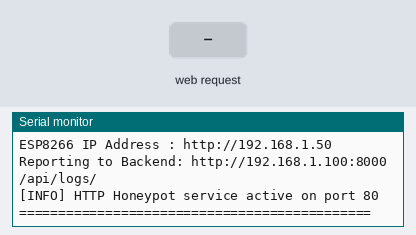
A sketch run on a simulated ESP8266 (NodeMCU). On the bench: the last lines printed to the serial monitor. The test bench sets the inputs (shaded band). WiFi joins after 1.5 s; servers stay silent unless stated; uploads are accepted with an empty reply.

Above: at 3.2 s.
3.3 s: HTTP request GET /cgi-bin/status received
At 4.2 s:
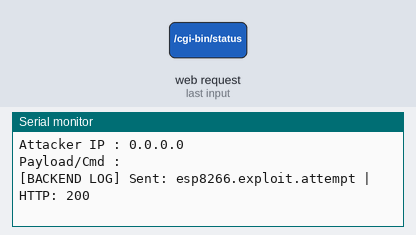
4.8 s: HTTP request GET /cgi-bin/status?cmd=1 received
At 4.96 s:
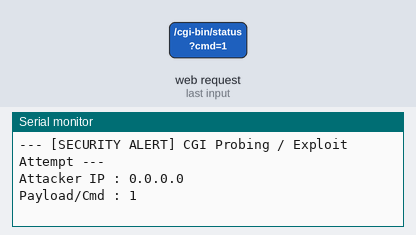

Measured:
- after the input at 3.3 s, the serial monitor: prints a new line at once (image 1)
- after the input at 4.8 s, the serial monitor: prints a new line at once (image 2)

The sketch:

esp8266.ino
```cpp
#include <ESP8266HTTPClient.h>
#include <ESP8266WebServer.h>
#include <ESP8266WiFi.h>
#include <WiFiClient.h>

// ====================================================================
// Configuration: Load Wi-Fi credentials & Backend IP from secrets.h
// ====================================================================
#if __has_include("secrets.h")
  #include "secrets.h"
#else
  #warning "secrets.h not found! Using fallback placeholder credentials. Copy secrets.h.example to secrets.h."
  #define WIFI_SSID "YOUR_2.4GHZ_WIFI_SSID"
  #define WIFI_PASSWORD "YOUR_WIFI_PASSWORD"
  #define BACKEND_URL "http://192.168.1.100:8000/api/logs/"
#endif

const char *ssid = WIFI_SSID;
const char *password = WIFI_PASSWORD;
const char *backend_url = BACKEND_URL;


ESP8266WebServer server(80);

// Helper: send telemetry log event to FastAPI backend
void sendLogToBackend(String eventid, String ip, String username,
                      String password, String command) {
  if (WiFi.status() == WL_CONNECTED) {
    WiFiClient client;
    HTTPClient http;
    http.setTimeout(2000); // 2-second timeout to prevent blocking honeypot

    if (http.begin(client, backend_url)) {
      http.addHeader("Content-Type", "application/json");

      String jsonPayload = "{";
      jsonPayload += "\"eventid\":\"" + eventid + "\",";
      jsonPayload += "\"ip\":\"" + ip + "\",";
      jsonPayload += "\"username\":\"" + username + "\",";
      jsonPayload += "\"password\":\"" + password + "\",";
      jsonPayload += "\"commands\":[\"" + command + "\"]";
      jsonPayload += "}";

      int httpResponseCode = http.POST(jsonPayload);
      Serial.print("[BACKEND LOG] Sent: ");
      Serial.print(eventid);
      Serial.print(" | HTTP: ");
      Serial.println(httpResponseCode);

      http.end();
    }
  }
}

// 1. Root: Smart IoT Camera / Gateway login portal
void handleRoot() {
  String html =
      "<!DOCTYPE html><html><head><title>SecureMesh IoT Gateway</title>";
  html +=
      "<style>body{font-family:Arial;background:#1e293b;color:#f8fafc;display:"
      "flex;justify-content:center;align-items:center;height:100vh;margin:0;}";
  html += ".card{background:#0f172a;padding:30px;border-radius:10px;box-shadow:"
          "0 4px 6px rgba(0,0,0,0.3);width:320px;}";
  html += "h2{color:#38bdf8;margin-top:0;}input{width:100%;padding:10px;margin:"
          "8px 0;border-radius:5px;border:1px solid "
          "#334155;background:#1e293b;color:#fff;}";
  html +=
      "button{width:100%;padding:10px;background:#0284c7;border:none;color:#"
      "fff;font-weight:bold;border-radius:5px;cursor:pointer;margin-top:10px;}";
  html += "</style></head><body>";
  html += "<div class='card'><h2>IoT Device Portal</h2>";
  html += "<p style='color:#94a3b8;font-size:13px;'>Hardware: ESP8266-EX | "
          "Firmware: v1.0.4-sce</p>";
  html += "<form action='/login' method='POST'>";
  html += "<label>Username</label><input type='text' name='username' "
          "placeholder='admin'>";
  html += "<label>Password</label><input type='password' name='password' "
          "placeholder='••••••••'>";
  html += "<button type='submit'>Sign In</button>";
  html += "</form></div></body></html>";
  server.send(200, "text/html", html);
}

// 2. Authentication Trap: Logs brute-force credentials
void handleLogin() {
  String attacker_ip = server.client().remoteIP().toString();
  String username =
      server.hasArg("username") ? server.arg("username") : "empty";
  String password =
      server.hasArg("password") ? server.arg("password") : "empty";

  Serial.println("\n--- [SECURITY ALERT] Unauthorized Login Attempt ---");
  Serial.print("Attacker IP : ");
  Serial.println(attacker_ip);
  Serial.print("Username    : ");
  Serial.println(username);
  Serial.print("Password    : ");
  Serial.println(password);

  sendLogToBackend("esp8266.login.failed", attacker_ip, username, password, "");

  // Always return 401 to keep honeypot trapping attackers
  server.send(401, "application/json",
              "{\"error\": \"Invalid username or password\"}");
}

// 3. Command Injection Trap (/cgi-bin/status?cmd=...)
void handleCgiStatus() {
  String attacker_ip = server.client().remoteIP().toString();
  String cmd = server.hasArg("cmd") ? server.arg("cmd") : "";

  Serial.println("\n--- [SECURITY ALERT] CGI Probing / Exploit Attempt ---");
  Serial.print("Attacker IP : ");
  Serial.println(attacker_ip);
  Serial.print("Payload/Cmd : ");
  Serial.println(cmd);

  sendLogToBackend("esp8266.exploit.attempt", attacker_ip, "", "", cmd);

  // Honeypot bait response
  if (cmd.length() > 0) {
    server.send(200, "text/plain", "uid=0(root) gid=0(root) groups=0(root)\n");
  } else {
    server.send(200, "text/plain", "ESP8266 System Status: OK\n");
  }
}

// 4. Device Telemetry / Health Endpoint
void handleStatus() {
  String json = "{";
  json += "\"device\":\"ESP8266\",";
  json += "\"ip\":\"" + WiFi.localIP().toString() + "\",";
  json += "\"free_heap\":" + String(ESP.getFreeHeap()) + ",";
  json += "\"uptime_ms\":" + String(millis()) + ",";
  json += "\"rssi\":" + String(WiFi.RSSI());
  json += "}";
  server.send(200, "application/json", json);
}

void setup() {
  Serial.begin(115200);
  delay(500);

  Serial.println("\n=============================================");
  Serial.println("   SecureMesh-SCE: Physical ESP8266 Honeypot ");
  Serial.println("=============================================");
  Serial.print("Connecting to Wi-Fi: ");
  Serial.println(ssid);

  WiFi.mode(WIFI_STA);
  WiFi.begin(ssid, password);

  int attempts = 0;
  while (WiFi.status() != WL_CONNECTED && attempts < 30) {
    delay(500);
    Serial.print(".");
    attempts++;
  }

  if (WiFi.status() == WL_CONNECTED) {
    Serial.println("\n[SUCCESS] Wi-Fi Connected!");
    Serial.print("ESP8266 IP Address : http://");
    Serial.println(WiFi.localIP());
    Serial.print("Reporting to Backend: ");
    Serial.println(backend_url);
  } else {
    Serial.println("\n[WARNING] Wi-Fi connection timed out. Please verify SSID "
                   "& Password.");
  }

  // Setup Honeypot Web Server Endpoints
  server.on("/", HTTP_GET, handleRoot);
  server.on("/login", HTTP_POST, handleLogin);
  server.on("/cgi-bin/status", handleCgiStatus);
  server.on("/status", HTTP_GET, handleStatus);

  server.begin();
  Serial.println("[INFO] HTTP Honeypot service active on port 80");
  Serial.println("=============================================\n");
}

void loop() { server.handleClient(); }
```
